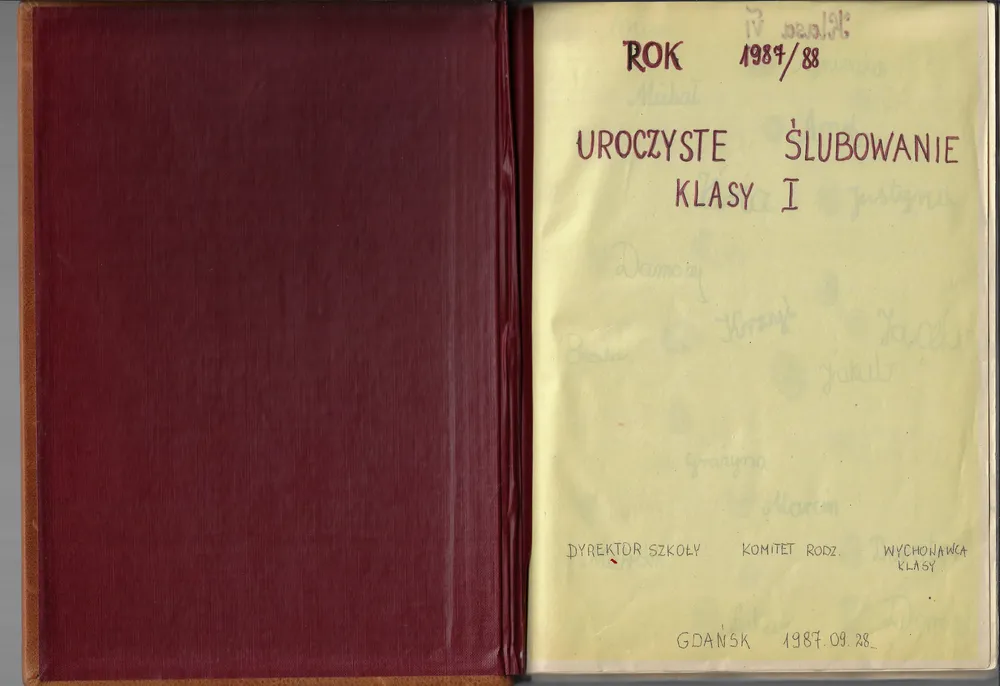
#> input picture img/kronika2/kronika_1.webp, 1000 x 686 px, shrunk from 5109 x 3507 before the run, found by its file name; its folder holds 4 pictures in this run
$ python img_rotator.py
#> lines starting #> are read from the running program, lines starting #| are printed output that depends on the picture
from PIL import Image
import os
import re

input_folder = r"C:\Users\matey\Desktop\kronika2"
output_folder = r"C:\Users\matey\Desktop\kronikav2"

prefix = "kronika"

os.makedirs(output_folder, exist_ok=True)

valid_extensions = (".jpg", ".jpeg", ".png", ".webp", ".bmp")

# naturalne sortowanie (żeby 2 < 10 < 100)
def natural_key(text):
    return [int(t) if t.isdigit() else t.lower()
            for t in re.split(r'(\d+)', text)]

files = sorted(os.listdir(input_folder), key=natural_key)

counter = 1

for filename in files:
    if not filename.lower().endswith(valid_extensions):
        continue

    input_path = os.path.join(input_folder, filename)

    name, ext = os.path.splitext(filename)

    new_name = f"{prefix}_{counter}{ext}"
    output_path = os.path.join(output_folder, new_name)

    try:
        with Image.open(input_path) as img:
#> img is the input picture: PIL image 1000x686 RGB; mean R, G, B 141.3, 110.3, 90.1
            rotated = img.rotate(-90, expand=True)  # 90° w prawo
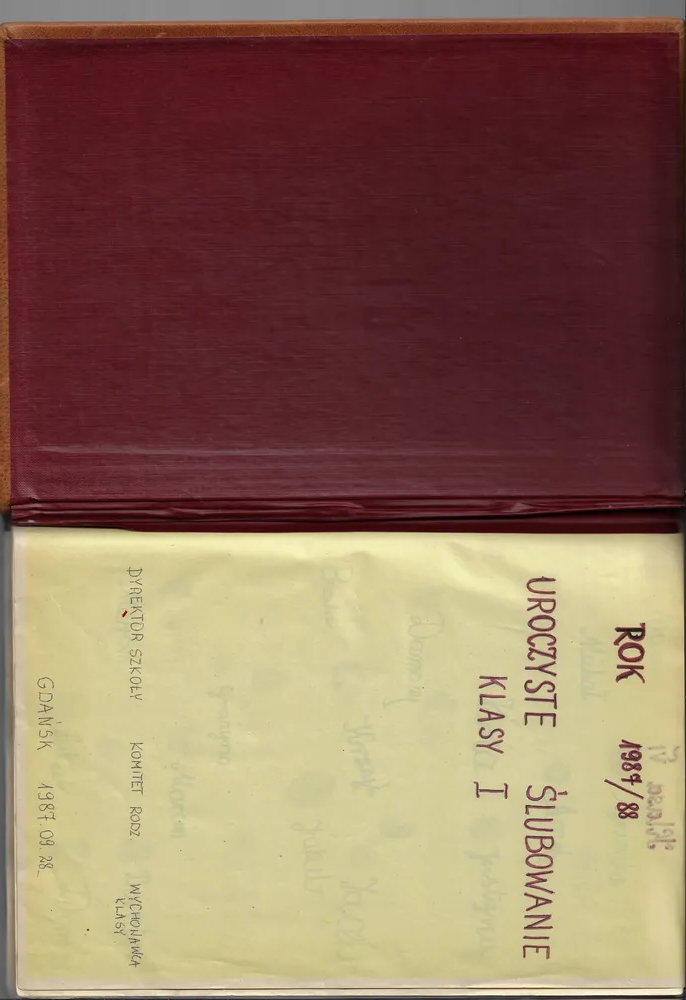
#> rotated: PIL image 686x1000 RGB; mean R, G, B 141.3, 110.3, 90.1
            rotated.save(output_path)

        print(f"{filename} -> {new_name}")
        counter += 1

    except Exception as e:
        print("Błąd:", filename, e)
#> pass 2 of the loop `for filename in files:`:
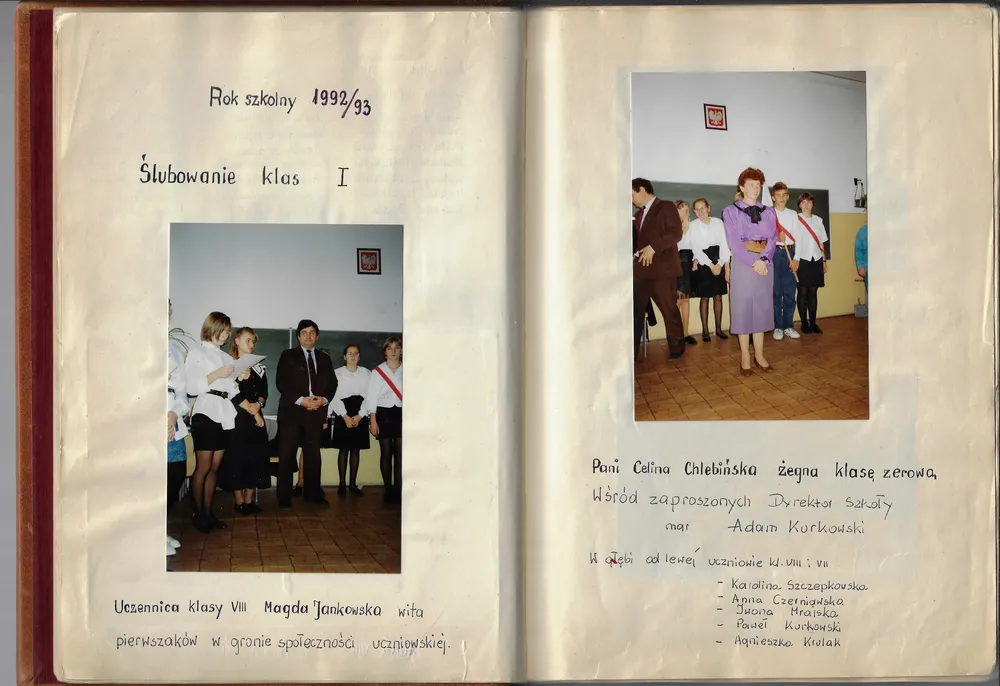
#> input picture img/kronika2/kronika_13.webp, 1000 x 686 px, shrunk from 5109 x 3507 before the run, found by its file name
#> img is the input picture: PIL image 1000x686 RGB; mean R, G, B 182.5, 170.4, 152.6
#> `rotated = img.rotate(-90, expand=True)`:
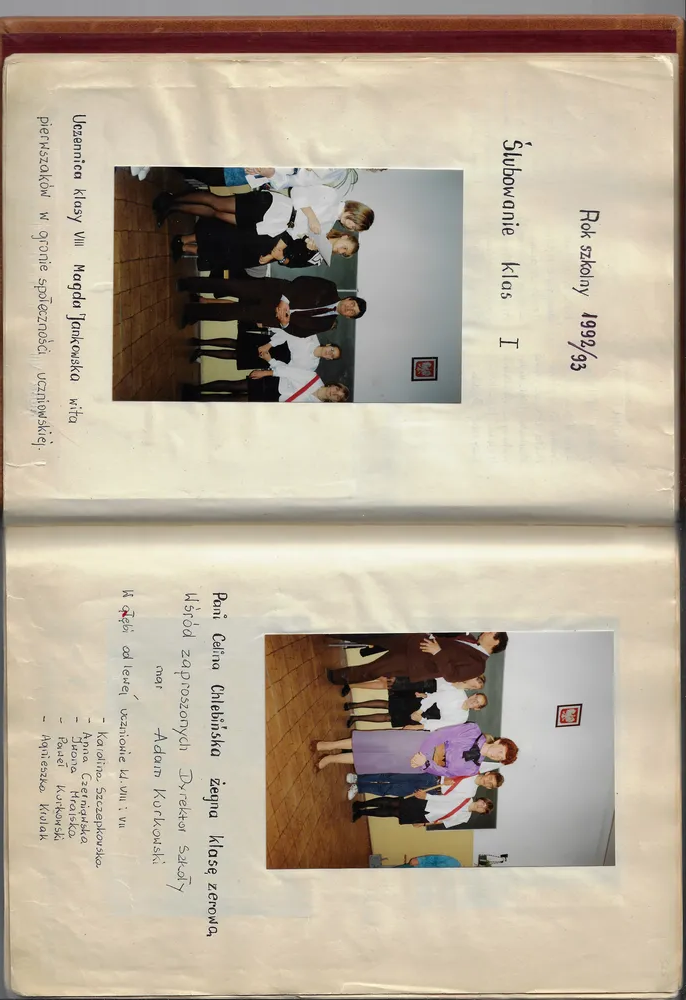
#> rotated: PIL image 686x1000 RGB; mean R, G, B 182.5, 170.4, 152.6
#> pass 3 of the loop `for filename in files:`:
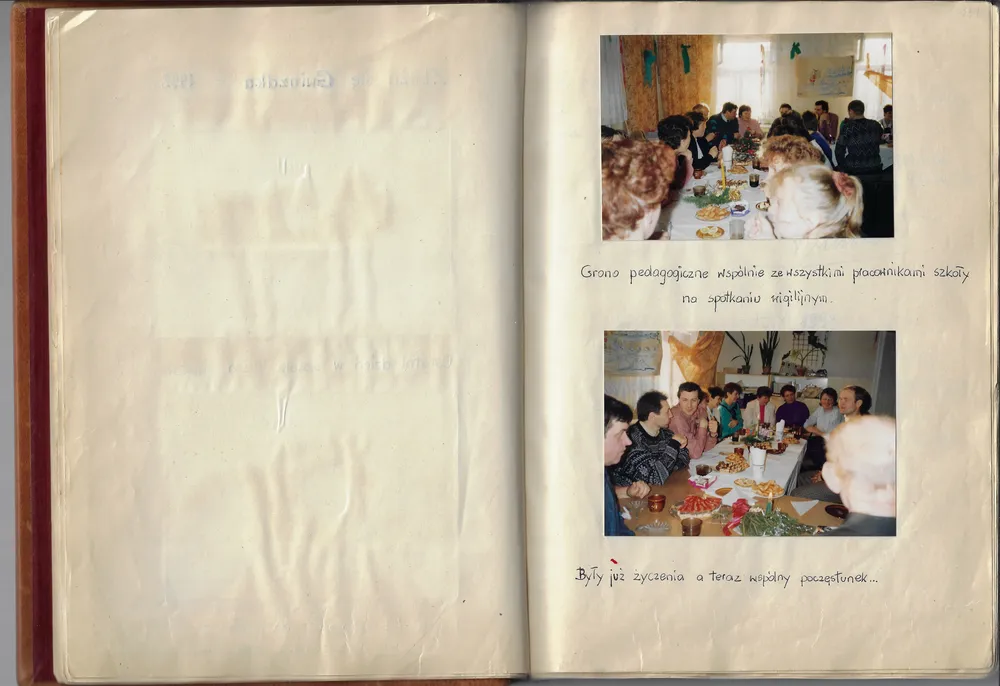
#> input picture img/kronika2/kronika_16.webp, 1000 x 686 px, shrunk from 5109 x 3507 before the run, found by its file name
#> img is the input picture: PIL image 1000x686 RGB; mean R, G, B 194, 181.2, 160.9
#> `rotated = img.rotate(-90, expand=True)`:
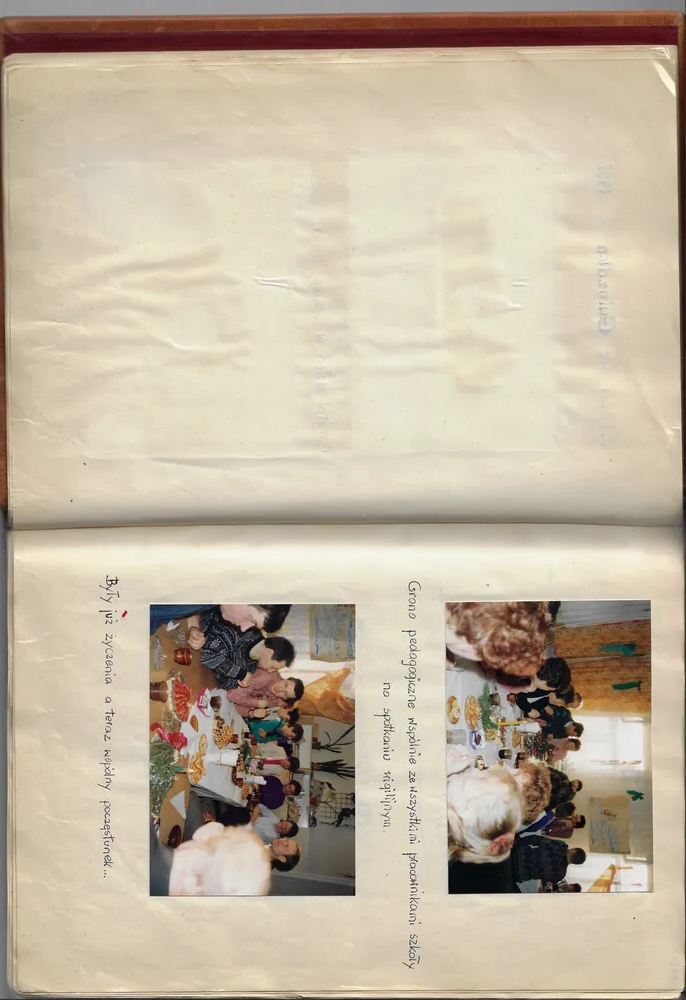
#> rotated: PIL image 686x1000 RGB; mean R, G, B 194, 181.2, 160.9
#> the loop made 4 passes; the first 3 are shown
